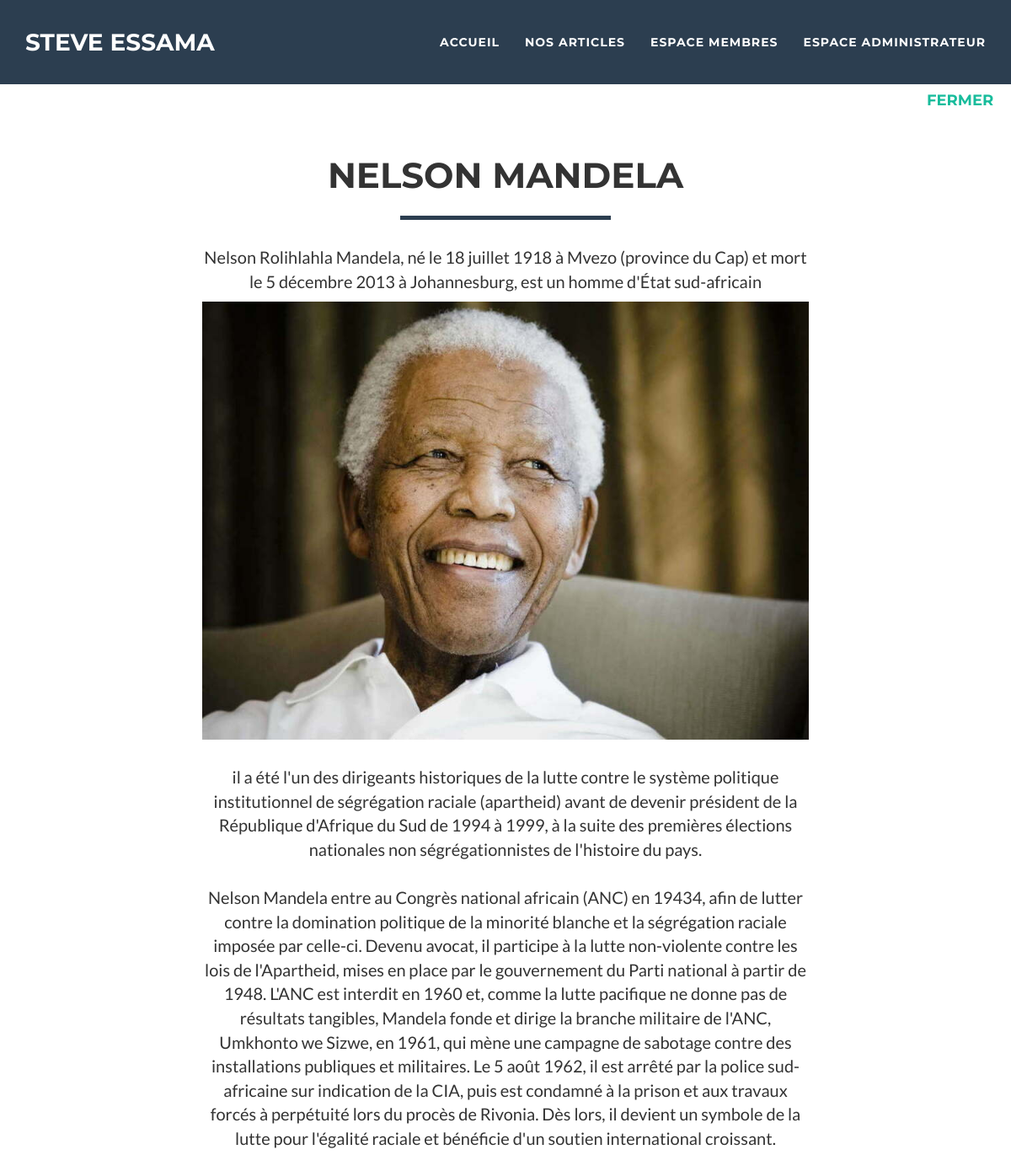
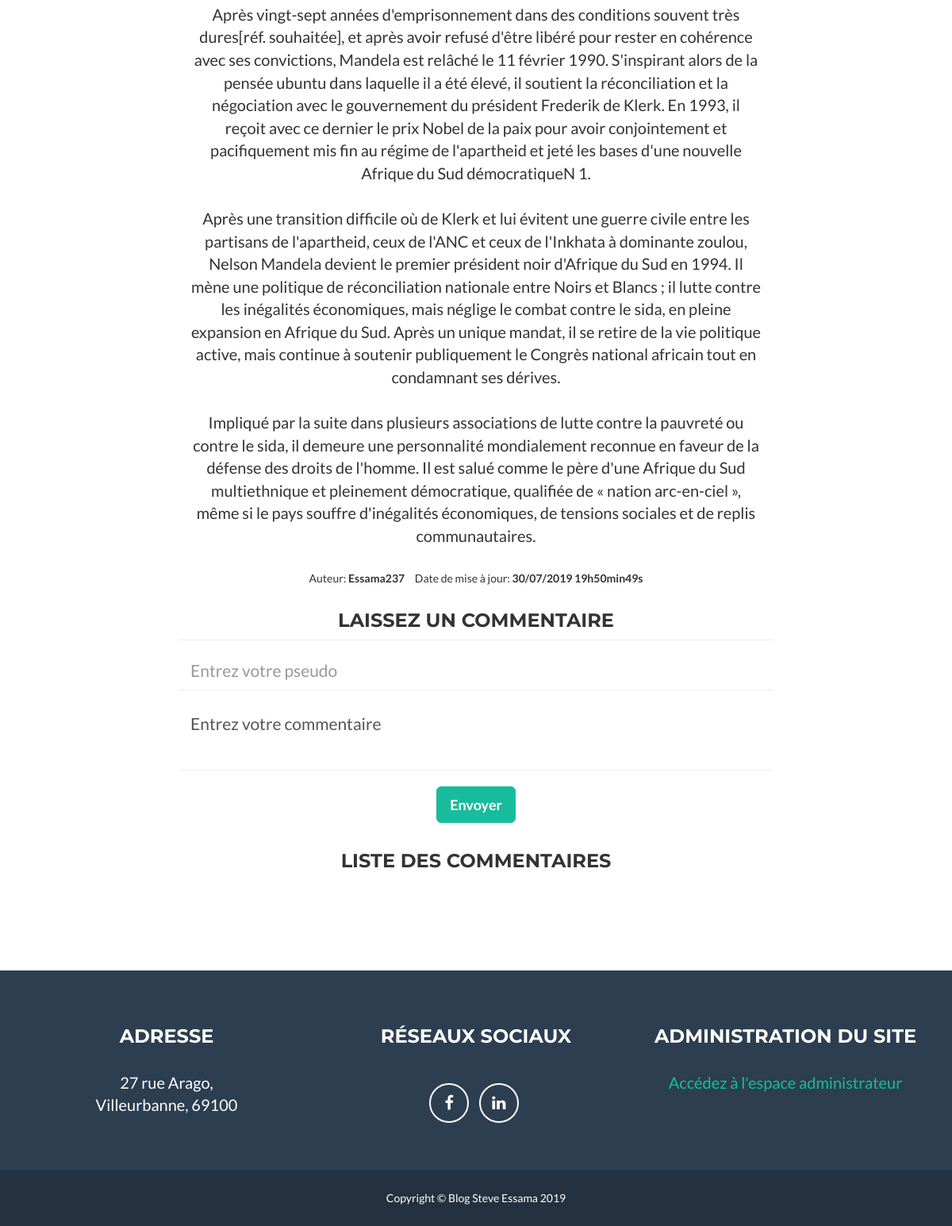
Page /index.php?action=post&id=6&titre=Nelson Mandela on the committed database (2 pictures, top to bottom).
### tables this page shows
CREATE TABLE IF NOT EXISTS `articles` (
  `idPost` int(11) NOT NULL AUTO_INCREMENT,
  `titreArticle` char(50) NOT NULL,
  `pseudoAuteur` char(30) NOT NULL,
  `descriptifArticle` char(200) NOT NULL,
  `contenu` text NOT NULL,
  `dateModification` datetime NOT NULL DEFAULT CURRENT_TIMESTAMP,
  `imageArticle` char(50) NOT NULL,
  `nomImage` varchar(255) NOT NULL,
  PRIMARY KEY (`idPost`)
);

### controller/frontend.php (called while the page is built, shortened)
<?php
require_once ABSOLUTE_PATH."/model/NewsManager.php";
require_once ABSOLUTE_PATH."/model/news.php";
function post()
{
    $post = new NewsManager();
    $news = $post->getPostById($_GET['id']);
    require ABSOLUTE_PATH.'/view/view_post.php';
}

### model/NewsManager.php (called while the page is built, shortened)
<?php
class NewsManager extends Manager
{
    public function getPostById($postId)
    {
        $db  = $this->dbconnect();
        $query = $db->prepare('SELECT titreArticle, pseudoAuteur, contenu, DATE_FORMAT(dateModification, "%d/%m/%Y %Hh%imin%ss") AS                                     dateModification, idPost, descriptifArticle, imageArticle FROM articles WHERE idPost = ?');
        $query->execute(array($postId));
        $resultDb = $query->fetch(PDO::FETCH_ASSOC);
        $post = new News();
        $post->hydrate($resultDb);
        return $post;
    }
}

### model/news.php (called while the page is built, shortened)
<?php
class News
{
    private $_idPost;
    private $_titreArticle;
    private $_pseudoAuteur;
    private $_descriptifArticle;
    private $_contenu;
    private $_dateModification;
    private $_imageArticle;
    public function hydrate(array $donnees)
    {
        foreach ($donnees as $key => $value) {
            $method = 'set' . ucfirst($key);
        }
    }
    public function getIdPost()
    {
        return $this->_idPost;
    }
    public function getTitreArticle()
    {
        return $this->_titreArticle;
    }
    public function getPseudoAuteur()
    {
        return $this->_pseudoAuteur;
    }
    public function getDescriptifArticle()
    {
        return $this->_descriptifArticle;
    }
    public function getContenu()
    {
        return $this->_contenu;
    }
    public function getDateModification()
    {
        return $this->_dateModification;
    }
    public function getImageArticle()
    {
        return $this->_imageArticle;
    }
    public function setIdPost($idPost)
    {
        $idPost = (int) $idPost;
        if ($idPost > 0) {
            $this->_idPost = $idPost;
        }
    }
    public function setTitreArticle($titreArticle)
    {
        if (is_string($titreArticle)) {
            $this->_titreArticle = $titreArticle;
        }
    }
    public function setPseudoAuteur($pseudoAuteur)
    {
        if (is_string($pseudoAuteur)) {
            $this->_pseudoAuteur = $pseudoAuteur;
        }
    }
    public function setDescriptifArticle($descriptifArticle)
    {
        if (is_string($descriptifArticle)) {
            $this->_descriptifArticle = $descriptifArticle;
        }
    }
    public function setContenu($contenu)
    {
        if (is_string($contenu)) {
            $this->_contenu = $contenu;
        }
    }
    public function setDateModification($dateModification)
    {
        $this->_dateModification = $dateModification;
    }
    public function setImageArticle($imageArticle)
    {
        $this->_imageArticle = $imageArticle;
    }
}

### view/view_post.php (the view, shortened to what this page needs)
<nav id="mainNav" class="navbar navbar-default navbar-fixed-top navbar-custom">
    <div class="container">
        <div class="navbar-header page-scroll">
            <a class="navbar-brand" href="#page-top">Steve Essama</a>
        </div>
        <div class="collapse navbar-collapse" id="bs-example-navbar-collapse-1">
            <?php if (!array_key_exists('success_connect', $_SESSION)): ?>
            <ul class="nav navbar-nav navbar-right">
                <li><a href="index.php">Accueil</a></li>
                <li class="page-scroll"><a href="index.php?action=listposts"> Nos articles </a></li>
                <li class="page_scroll"><a href="index.php?action=connection"> Espace membres </a></li>
                <li class="page_scroll"><a href="index.php?action=connect_admin"> Espace administrateur </a></li>
            </ul>
            <?php endif; ?>
        </div>
    </div>
</nav>
<div class="portfolio-modal" tabindex="-1">
    <div class="modal-content">
        <div class="close-modal">
            <a href="index.php?action=listposts">
                <h4>Fermer</h4>
            </a>
        </div>
        <div class="container">
            <div class="row">
                <div class="col-lg-8 col-lg-offset-2">
                    <div class="modal-body">
                        <h2><?= htmlspecialchars($news->getTitreArticle())?></h2>
                        <hr class="star-primary">
                        <p><?= htmlspecialchars($news->getDescriptifArticle())?></p>
                        <img src="<?= htmlspecialchars($news->getImageArticle())?>" class="img-responsive img-centered" alt="image_article">
                        <p><?= nl2br(htmlspecialchars($news->getContenu()))?></p>
                        <ul class="list-inline item-details">
                            <li>Auteur:
                                <strong><?= htmlspecialchars($news->getPseudoAuteur())?></strong>
                            </li>
                            <li>Date de mise à jour:
                                <strong><?= htmlspecialchars($news->getDateModification())?></strong>
                            </li>
                        </ul>
                        <h3>Laissez un commentaire </h3>
                        <form action="index.php?action=post&amp;id=<?= $news->getIdPost()?>" id="comment" method="post">
                            <div class="row control-group">
                                <div class="form-group col-xs-12 floating-label-form-group controls">
                                    <input required placeholder="Entrez votre pseudo" type="text" name="pseudo" class="form-control">
                                </div>
                            </div>
                            <div class="row control-group">
                                <div class="form-group col-xs-12 floating-label-form-group controls">
                                    <textarea name="user_comment" class="form-control">Entrez votre commentaire</textarea>
                                </div>
                            </div>
                            <br>
                            <div class="row">
                                <div class="form-group col-xs-12">
                                    <button type="submit" class="btn btn-success btn-lg" name="submit_comment">Envoyer</button>
                                </div>
                            </div>
                        </form>
                        <h3>Liste des commentaires</h3>
                    </div>
                </div>
            </div>
        </div>
    </div>
</div>
<footer class="text-center">
    <div class="footer-above">
        <div class="container">
            <div class="row">
                <div class="footer-col col-md-4">
                    <h3>Adresse</h3>
                    <p>
                        27 rue Arago, <br>
                        Villeurbanne, 69100
                    </p>
                </div>
                <div class="footer-col col-md-4">
                    <h3>Réseaux sociaux</h3>
                    <ul class="list-inline">
                        <li>
                            <a href="https://openclassrooms.facebook.com/profile.php?id=100030215146732" class="btn-social btn-outline"><i class="fa fa-fw                                   fa-facebook"></i></a>
                        </li>
                        <li>
                            <a href="https://www.linkedin.com/in/essama-mgba-franck-steve-7a6227175/" class="btn-social btn-outline"><i class="fa fa-fw                                     fa-linkedin"></i></a>
                        </li>
                    </ul>
                </div>
                <div class="footer-col col-md-4">
                    <h3>Administration du site</h3>
                    <p>
                        <a href="index.php?action=connect_admin"> Accédez à l'espace administrateur </a>
                    </p>
                </div>
            </div>
        </div>
    </div>
    <div class="footer-below">
        <div class="container">
            <div class="row">
                <div class="col-lg-12">
                    Copyright &copy; Blog Steve Essama 2019
                </div>
            </div>
        </div>
    </div>
</footer>
<?php require('template.php');?>

### public/css/freelancer.css (style rules this page uses)
body { font-family: 'Lato', 'Helvetica Neue', Helvetica, Arial, sans-serif; overflow-x: hidden; }
p { font-size: 20px; }
a, a:hover, a:focus, a:active, a.active { color: #18BC9C; outline: none; }
h1, h2, h3, h4, h5, h6 { font-family: "Montserrat", "Helvetica Neue", Helvetica, Arial, sans-serif; text-transform: uppercase; font-weight: 700; }
hr.star-light, hr.star-primary { padding: 0; border: none; border-top: solid 5px; text-align: center; max-width: 250px; margin: 25px auto 30px; }
hr.star-light:after, hr.star-primary:after { content: "\f005"; font-family: FontAwesome; display: inline-block; position: relative; top: -0.8em; font-size: 2em; padding: 0 0.25em; }
hr.star-primary { border-color: #2C3E50; }
hr.star-primary:after { background-color: white; color: #2C3E50; }
.img-centered { margin: 0 auto; }
.navbar-custom { background: #2C3E50; font-family: "Montserrat", "Helvetica Neue", Helvetica, Arial, sans-serif; text-transform: uppercase; font-weight: 700; border: none; }
.navbar-custom .navbar-brand { color: white; }
.navbar-custom .navbar-nav { letter-spacing: 1px; }
.navbar-custom .navbar-nav li a { color: white; }
@media (min-width: 768px) { .navbar-custom { padding: 25px 0; -webkit-transition: padding 0.3s; -moz-transition: padding 0.3s; transition: padding 0.3s; } }
@media (min-width: 768px) { .navbar-custom .navbar-brand { font-size: 2em; -webkit-transition: all 0.3s; -moz-transition: all 0.3s; transition: all 0.3s; } }
.floating-label-form-group { position: relative; margin-bottom: 0; padding-bottom: 0.5em; border-bottom: 1px solid #eeeeee; }
.floating-label-form-group input, .floating-label-form-group textarea { z-index: 1; position: relative; padding-right: 0; padding-left: 0; border: none; border-radius: 0; font-size: 1.5em; background: none; box-shadow: none !important; resize: none; }
form .row:first-child .floating-label-form-group { border-top: 1px solid #eeeeee; }
footer { color: white; }
footer h3 { margin-bottom: 30px; }
footer .footer-above { padding-top: 50px; background-color: #2C3E50; }
footer .footer-col { margin-bottom: 50px; }
footer .footer-below { padding: 25px 0; background-color: #233140; }
.btn-outline { color: white; font-size: 20px; border: solid 2px white; background: transparent; transition: all 0.3s ease-in-out; margin-top: 15px; }
.btn-success { color: white; background-color: #18BC9C; border-color: #18BC9C; font-weight: 700; }
.btn-social { display: inline-block; height: 50px; width: 50px; border: 2px solid white; border-radius: 100%; text-align: center; font-size: 20px; line-height: 45px; }
.portfolio-modal .modal-content { border-radius: 0; background-clip: border-box; -webkit-box-shadow: none; box-shadow: none; border: none; min-height: 100%; padding: 100px 0; text-align: center; }
.portfolio-modal .modal-content h2 { margin: 0; font-size: 3em; }
.portfolio-modal .modal-content img { margin-bottom: 30px; }
.portfolio-modal .modal-content .item-details { margin: 30px 0; }
.portfolio-modal .close-modal { position: absolute; width: 75px; height: 75px; background-color: transparent; top: 25px; right: 25px; cursor: pointer; }
@media all and (min-width: 992px) and (max-width:1200px) { .close-modal { margin-top: 75px; } }
@media all and (min-width: 992px) and (max-width:1200px) { .modal-body { margin-top: 70px; } }

### rows in the picture
articles: titreArticle "NELSON MANDELA", descriptifArticle "Nelson Rolihlahla Mandela, né le 18 juillet 1918 à Mvezo (province du Cap) et mort le 5 décembre 2013 à Johannesburg, est un homme d'État sud-africain", imageArticle (picture), contenu "il a été l'un des dirigeants historiques de la lutte contre le système politique institutionnel de ségrégation raciale (apartheid) avant de devenir président de la République d'Afrique du Sud de 1994 à 1999, à la suite des premières élections nationales non ségrégationnistes de l'histoire du pays. Nelson Mandela entre au Congrès national africain (ANC) en 19434, afin de lutter contre la domination politique de la minorité blanche et la ségrégation raciale imposée par celle-ci. Devenu avocat, il participe à la lutte non-violente contre les lois de l'Apartheid, mises en place par le gouvernement du Parti national à partir de 1948. L'ANC est interdit en 1960 et, comme la lutte pacifique ne…", pseudoAuteur "Essama237"

### other values in the picture
$news->getDateModification() "30/07/2019 19h50min49s"
